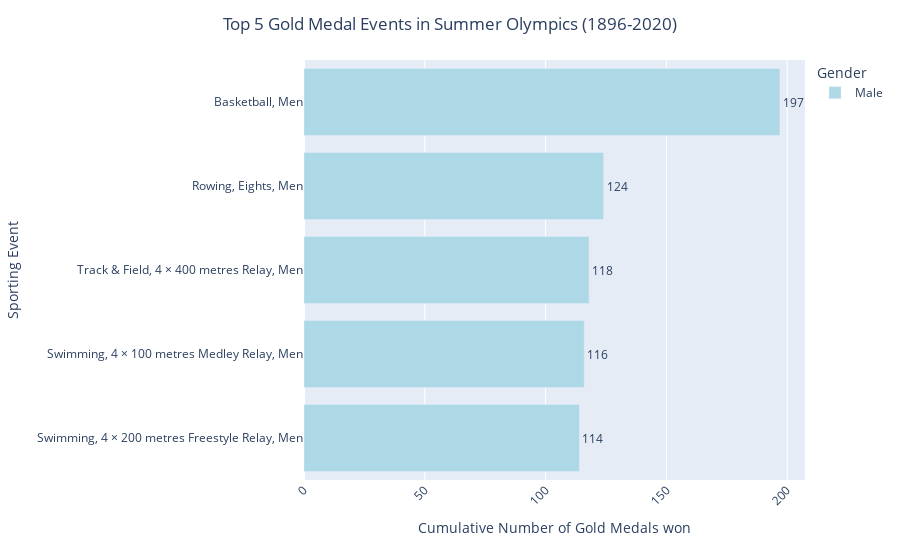

Write notebook code for a chart like this one.
### Code cell
#Top 5 gold medal winning events prior to 2024 Summer Olympics
#create gender color map
gender_color = {'Female': 'pink', 'Male': 'lightblue'}

# create figure 6
fig6 = px.bar(summary_pre2024, y='event', x='gold_sum', text = 'gold_sum', orientation='h', color='gender', hover_data=['silver_sum', 'bronze_sum', 'gender'], 
              labels={'gold_sum':'Number of Gold medals won', 'event': 'Sporting Event', 'gender' : 'Gender'}, color_discrete_map=gender_color)
fig6.update_traces(texttemplate='%{text:.3s}', textposition='outside') # places the annotation to the right of the bar
fig6.update_layout(uniformtext_minsize=8, 
    xaxis_tickangle=-45,
    title = 'Top 5 Gold Medal Events in Summer Olympics (1896-2020)',
    title_x=0.5,
    xaxis_title='Cumulative Number of Gold Medals won',
    yaxis_title='Sporting Event',
    yaxis = {'categoryorder' : 'total ascending'})
fig6.show()

#save image as svg file
fig6.write_image("visualizations/fig6.svg", width=1000, height = 350, engine='orca')

### Figure 1 — Plotly figure (JSON) as saved in the notebook; plotly's stock layout.template omitted (floating-point values rounded to 4 significant figures)
{"data": [{"alignmentgroup": "True", "customdata": [[27, 10, "Male"], [0, 0, "Male"], [21, 0, "Male"], [18, 18, "Male"], [12, 24, "Male"]], "hovertemplate": "Gender=%{customdata[2]}<br>Number of Gold medals won=%{text}<br>Sporting Event=%{y}<br>silver_sum=%{customdata[0]}<br>bronze_sum=%{customdata[1]}<extra></extra>", "legendgroup": "Male", "marker": {"color": "lightblue", "pattern": {"shape": ""}}, "name": "Male", "offsetgroup": "Male", "orientation": "h", "showlegend": true, "text": [114, 116, 118, 124, 197], "textposition": "outside", "texttemplate": "%{text:.3s}", "type": "bar", "x": [114, 116, 118, 124, 197], "xaxis": "x", "y": ["Swimming, 4 × 200 metres Freestyle Relay, Men", "Swimming, 4 × 100 metres Medley Relay, Men", "Track & Field, 4 × 400 metres Relay, Men", "Rowing, Eights, Men", "Basketball, Men"], "yaxis": "y"}], "layout": {"barmode": "relative", "legend": {"title": {"text": "Gender"}, "tracegroupgap": 0}, "margin": {"t": 60}, "title": {"text": "Top 5 Gold Medal Events in Summer Olympics (1896-2020)", "x": 0.5}, "uniformtext": {"minsize": 8}, "xaxis": {"anchor": "y", "domain": [0, 1], "tickangle": -45, "title": {"text": "Cumulative Number of Gold Medals won"}}, "yaxis": {"anchor": "x", "categoryorder": "total ascending", "domain": [0, 1], "title": {"text": "Sporting Event"}}}}
